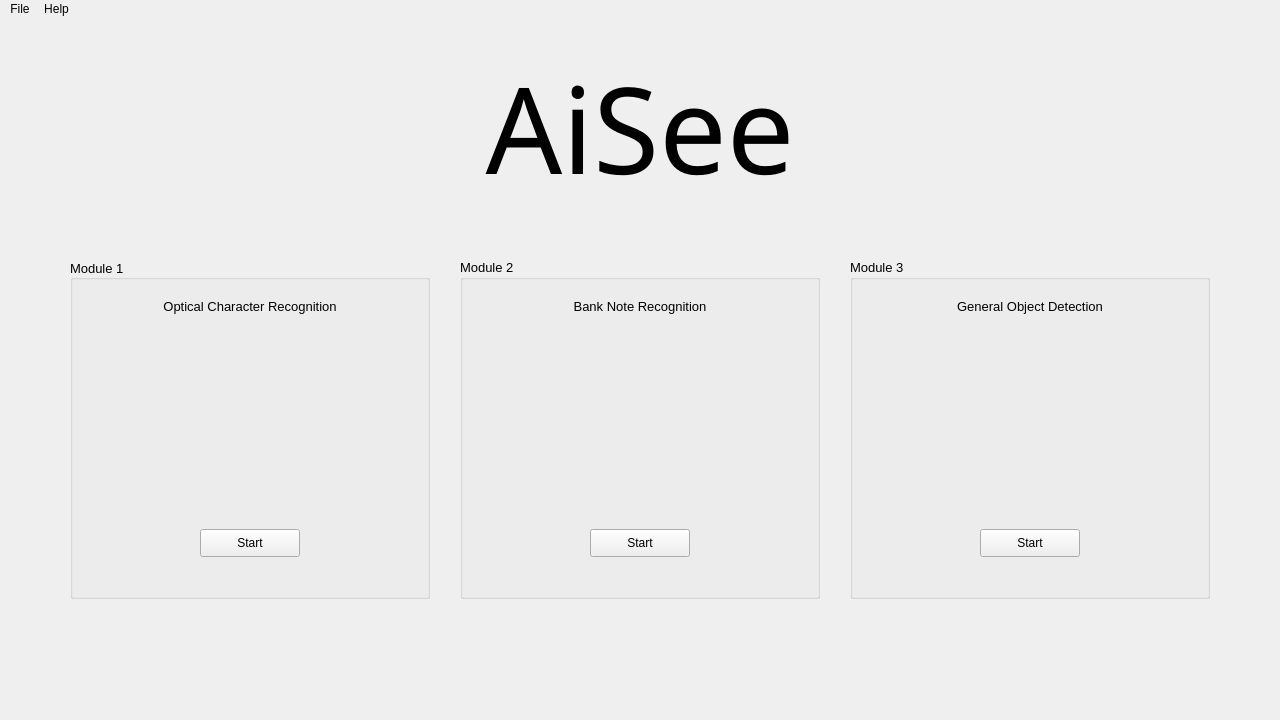
<?xml version="1.0" encoding="UTF-8"?>
<ui version="4.0">
 <class>MainWindow</class>
 <widget class="QMainWindow" name="MainWindow">
  <property name="geometry">
   <rect>
    <x>0</x>
    <y>0</y>
    <width>1280</width>
    <height>720</height>
   </rect>
  </property>
  <property name="windowTitle">
   <string>MainWindow</string>
  </property>
  <property name="styleSheet">
   <string notr="true">border-bottom-color: qlineargradient(spread:pad, x1:0, y1:0, x2:0, y2:1, stop:0 rgba(255, 0, 0, 255), stop:0.339795 rgba(255, 0, 0, 255), stop:0.339799 rgba(255, 255, 255, 255), stop:0.662444 rgba(255, 255, 255, 255), stop:0.662469 rgba(0, 0, 255, 255), stop:1 rgba(0, 0, 255, 255));</string>
  </property>
  <widget class="QWidget" name="centralwidget">
   <widget class="QLabel" name="label_main">
    <property name="geometry">
     <rect>
      <x>462</x>
      <y>30</y>
      <width>356</width>
      <height>157</height>
     </rect>
    </property>
    <property name="font">
     <font>
      <family>Zuka Doodle</family>
      <pointsize>90</pointsize>
     </font>
    </property>
    <property name="text">
     <string>AiSee</string>
    </property>
    <property name="alignment">
     <set>Qt::AlignCenter</set>
    </property>
    <property name="buddy">
     <cstring>label_main</cstring>
    </property>
   </widget>
   <widget class="QGroupBox" name="groupBox_1">
    <property name="geometry">
     <rect>
      <x>70</x>
      <y>240</y>
      <width>360</width>
      <height>340</height>
     </rect>
    </property>
    <property name="font">
     <font>
      <pointsize>10</pointsize>
     </font>
    </property>
    <property name="title">
     <string>Module 1</string>
    </property>
    <property name="alignment">
     <set>Qt::AlignLeading|Qt::AlignLeft|Qt::AlignVCenter</set>
    </property>
    <widget class="QLabel" name="label_1">
     <property name="geometry">
      <rect>
       <x>55</x>
       <y>35</y>
       <width>250</width>
       <height>25</height>
      </rect>
     </property>
     <property name="font">
      <font>
       <pointsize>10</pointsize>
      </font>
     </property>
     <property name="text">
      <string>Optical Character Recognition</string>
     </property>
     <property name="alignment">
      <set>Qt::AlignCenter</set>
     </property>
    </widget>
    <widget class="QPushButton" name="pushButton_1">
     <property name="geometry">
      <rect>
       <x>130</x>
       <y>270</y>
       <width>100</width>
       <height>28</height>
      </rect>
     </property>
     <property name="statusTip">
      <string>Open Module 1</string>
     </property>
     <property name="text">
      <string>Start</string>
     </property>
    </widget>
    <widget class="QLabel" name="logo_1">
     <property name="geometry">
      <rect>
       <x>105</x>
       <y>80</y>
       <width>150</width>
       <height>150</height>
      </rect>
     </property>
     <property name="text">
      <string/>
     </property>
     <property name="pixmap">
      <pixmap>src/logo_ocr.png</pixmap>
     </property>
     <property name="scaledContents">
      <bool>true</bool>
     </property>
    </widget>
   </widget>
   <widget class="QGroupBox" name="groupBox_2">
    <property name="geometry">
     <rect>
      <x>460</x>
      <y>240</y>
      <width>360</width>
      <height>340</height>
     </rect>
    </property>
    <property name="font">
     <font>
      <pointsize>10</pointsize>
     </font>
    </property>
    <property name="title">
     <string>Module 2</string>
    </property>
    <widget class="QLabel" name="label_2">
     <property name="geometry">
      <rect>
       <x>55</x>
       <y>35</y>
       <width>250</width>
       <height>25</height>
      </rect>
     </property>
     <property name="font">
      <font>
       <pointsize>10</pointsize>
      </font>
     </property>
     <property name="text">
      <string>Bank Note Recognition</string>
     </property>
     <property name="alignment">
      <set>Qt::AlignCenter</set>
     </property>
    </widget>
    <widget class="QPushButton" name="pushButton_2">
     <property name="geometry">
      <rect>
       <x>130</x>
       <y>270</y>
       <width>100</width>
       <height>28</height>
      </rect>
     </property>
     <property name="statusTip">
      <string>Open Module 2</string>
     </property>
     <property name="text">
      <string>Start</string>
     </property>
    </widget>
    <widget class="QLabel" name="logo_2">
     <property name="geometry">
      <rect>
       <x>105</x>
       <y>80</y>
       <width>150</width>
       <height>150</height>
      </rect>
     </property>
     <property name="text">
      <string/>
     </property>
     <property name="pixmap">
      <pixmap>src/logo_rm.png</pixmap>
     </property>
     <property name="scaledContents">
      <bool>true</bool>
     </property>
    </widget>
   </widget>
   <widget class="QGroupBox" name="groupBox_3">
    <property name="geometry">
     <rect>
      <x>850</x>
      <y>240</y>
      <width>360</width>
      <height>340</height>
     </rect>
    </property>
    <property name="font">
     <font>
      <pointsize>10</pointsize>
     </font>
    </property>
    <property name="title">
     <string>Module 3</string>
    </property>
    <widget class="QLabel" name="label_3">
     <property name="enabled">
      <bool>true</bool>
     </property>
     <property name="geometry">
      <rect>
       <x>55</x>
       <y>35</y>
       <width>250</width>
       <height>25</height>
      </rect>
     </property>
     <property name="font">
      <font>
       <pointsize>10</pointsize>
      </font>
     </property>
     <property name="text">
      <string>General Object Detection</string>
     </property>
     <property name="alignment">
      <set>Qt::AlignCenter</set>
     </property>
    </widget>
    <widget class="QPushButton" name="pushButton_3">
     <property name="geometry">
      <rect>
       <x>130</x>
       <y>270</y>
       <width>100</width>
       <height>28</height>
      </rect>
     </property>
     <property name="statusTip">
      <string>Open Module 3</string>
     </property>
     <property name="text">
      <string>Start</string>
     </property>
    </widget>
    <widget class="QLabel" name="logo_3">
     <property name="geometry">
      <rect>
       <x>105</x>
       <y>80</y>
       <width>150</width>
       <height>150</height>
      </rect>
     </property>
     <property name="frameShadow">
      <enum>QFrame::Sunken</enum>
     </property>
     <property name="text">
      <string/>
     </property>
     <property name="pixmap">
      <pixmap>src/logo_od.png</pixmap>
     </property>
     <property name="scaledContents">
      <bool>true</bool>
     </property>
     <property name="wordWrap">
      <bool>false</bool>
     </property>
    </widget>
   </widget>
   <widget class="QDialogButtonBox" name="buttonBox">
    <property name="geometry">
     <rect>
      <x>-200</x>
      <y>20</y>
      <width>193</width>
      <height>28</height>
     </rect>
    </property>
    <property name="standardButtons">
     <set>QDialogButtonBox::Cancel|QDialogButtonBox::Ok</set>
    </property>
   </widget>
  </widget>
  <widget class="QMenuBar" name="menubar">
   <property name="geometry">
    <rect>
     <x>0</x>
     <y>0</y>
     <width>1280</width>
     <height>26</height>
    </rect>
   </property>
   <widget class="QMenu" name="menuFile">
    <property name="title">
     <string>File</string>
    </property>
    <addaction name="actionQuit"/>
   </widget>
   <widget class="QMenu" name="menuHelp">
    <property name="title">
     <string>Help</string>
    </property>
    <addaction name="actionHelp"/>
   </widget>
   <addaction name="menuFile"/>
   <addaction name="menuHelp"/>
  </widget>
  <widget class="QStatusBar" name="statusBar"/>
  <action name="actionQuit">
   <property name="text">
    <string>Quit</string>
   </property>
  </action>
  <action name="actionHelp">
   <property name="text">
    <string>Help</string>
   </property>
  </action>
 </widget>
 <tabstops>
  <tabstop>pushButton_1</tabstop>
 </tabstops>
 <resources/>
 <connections/>
</ui>
